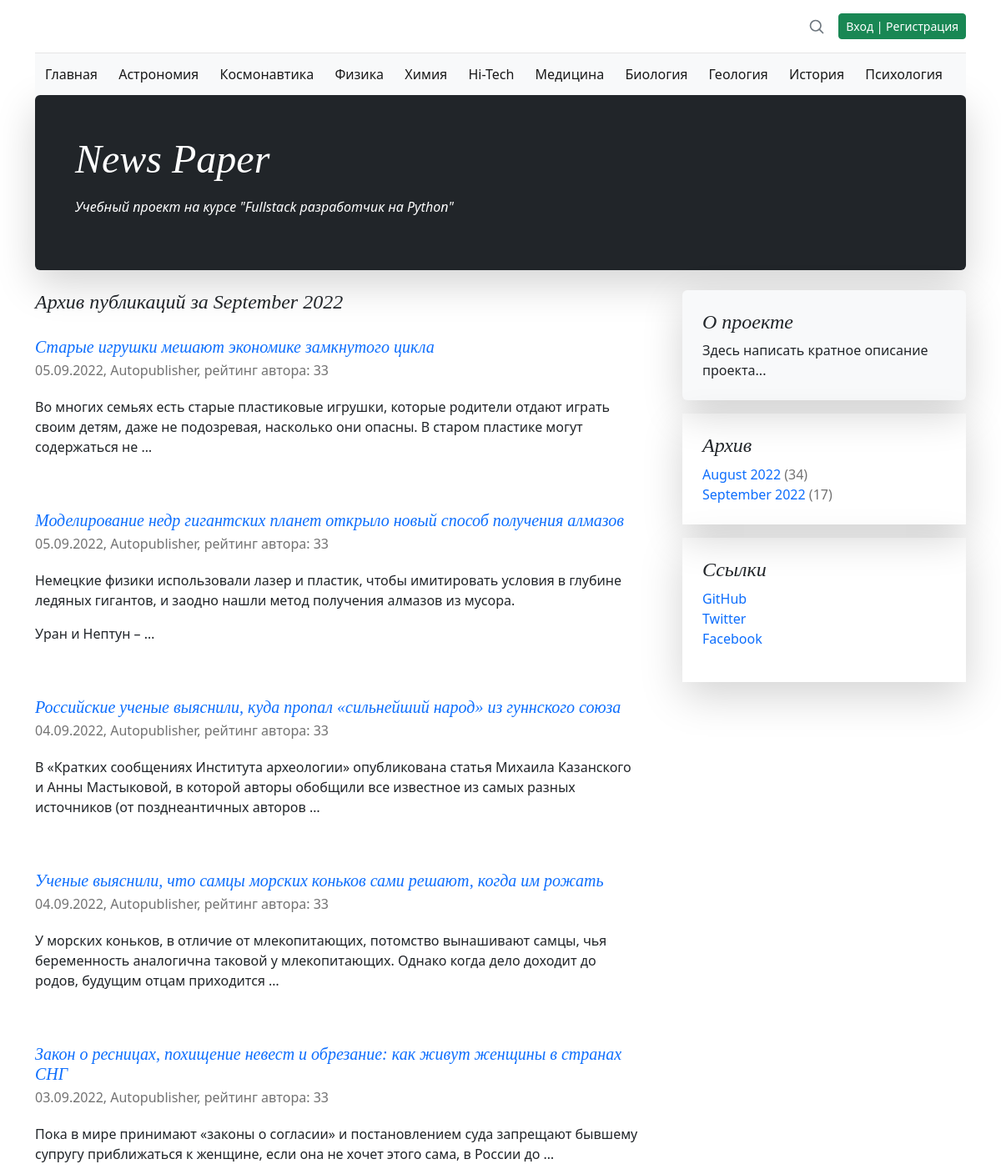
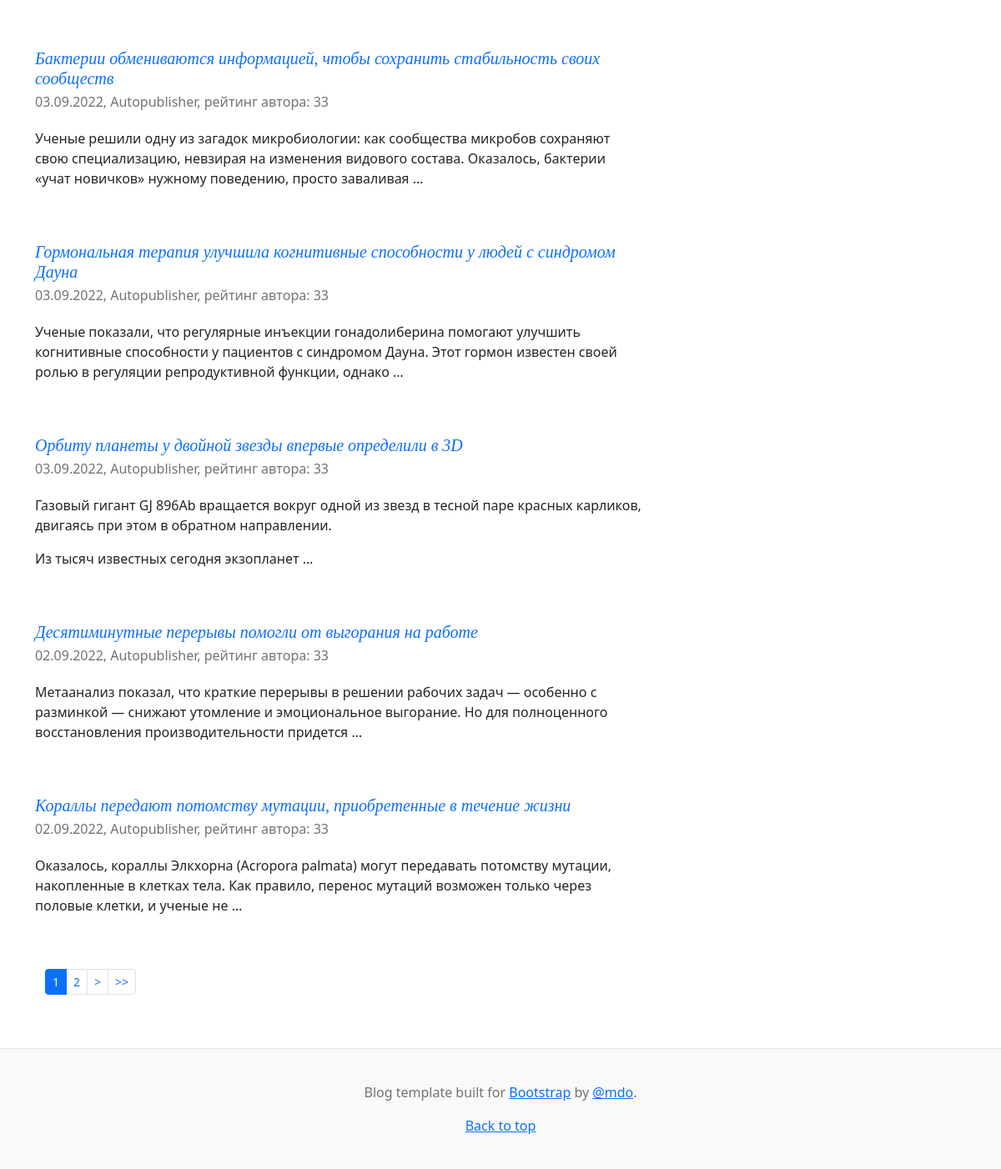
Before: /archive/2022/9/ with the older database file (2 pictures, top to bottom).
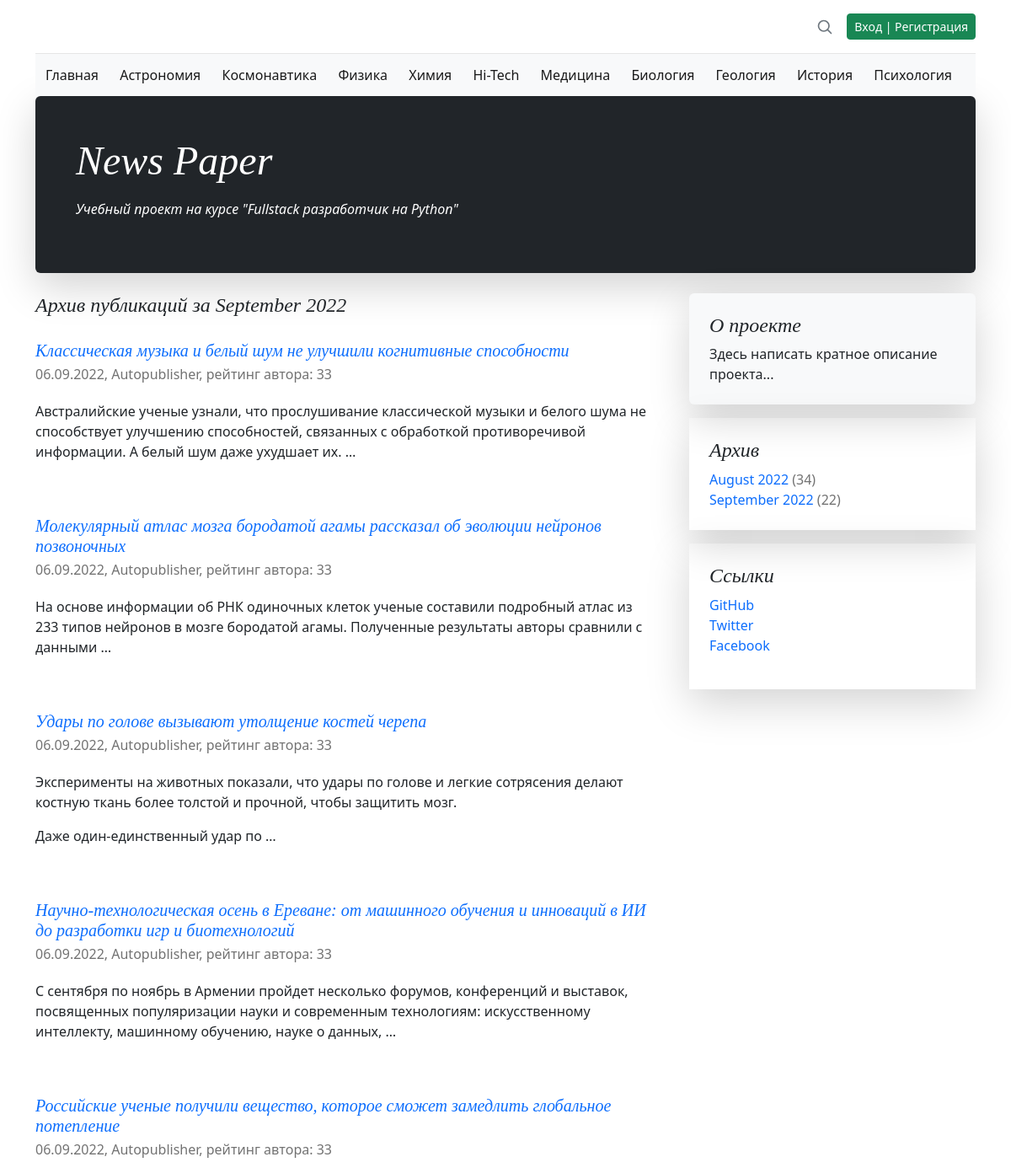
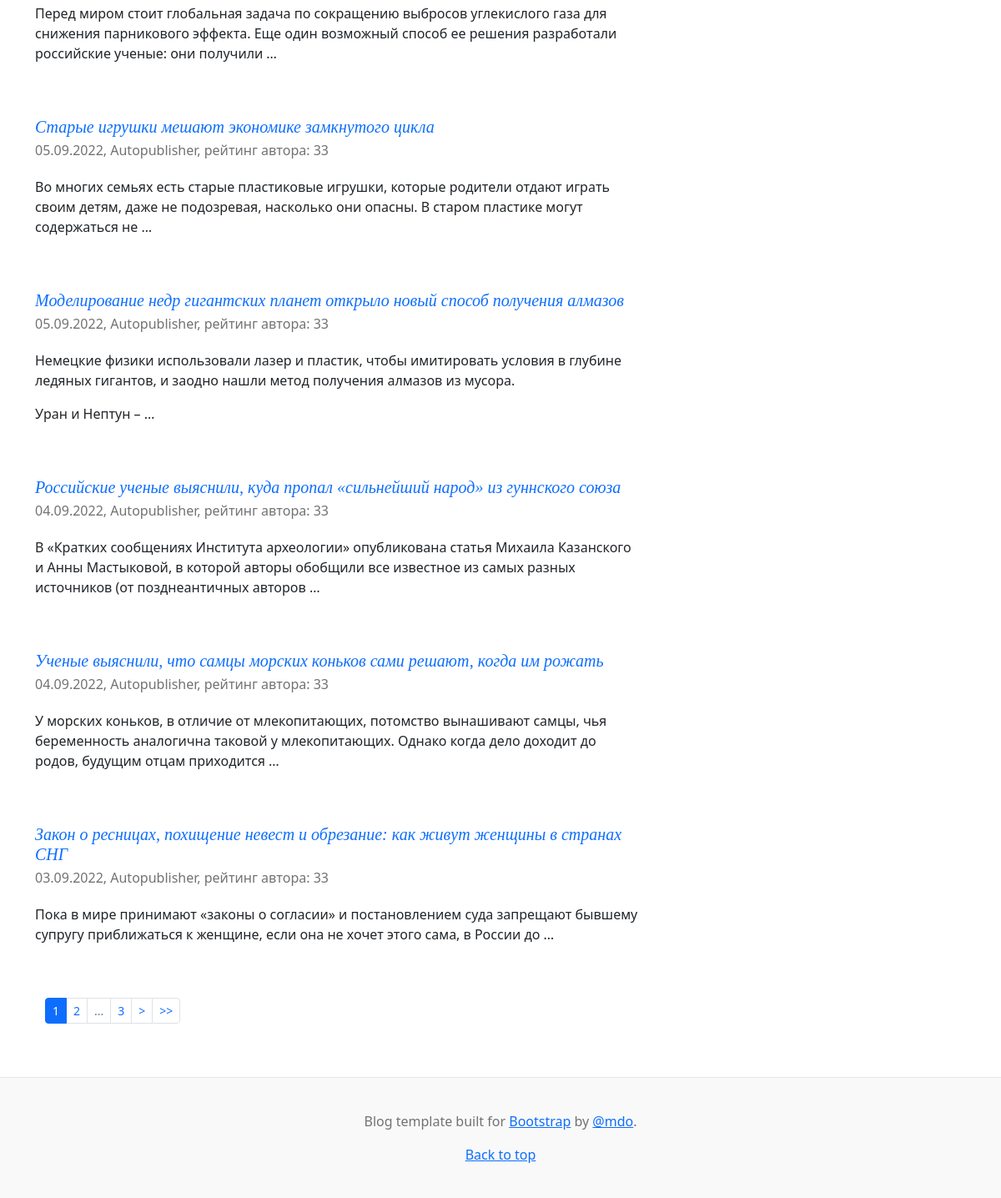
After: the same page with the newer database file (2 pictures, top to bottom).
### news/models.py (models this page shows, shortened)
class Category(models.Model):
    name = models.CharField(
        max_length=64,
        unique=True,
        verbose_name='Имя категории',
    )
    subscribers = models.ManyToManyField(
        User,
        through='CatSubscribers',
        blank=True,
        verbose_name='Подписчик',
    )
    class Meta:
        verbose_name = 'Категория'
        verbose_name_plural = 'Категории'

class Post(models.Model):
    author_post = models.ForeignKey(
        Author,
        on_delete=models.CASCADE,
        verbose_name='Автор',
    )
    ARTICLE = 'ART'
    NEWS = 'NWS'
    CHOICE_CAT = [
        (ARTICLE, 'Статья'),
        (NEWS, 'Новость'),
    ]
    type_cat = models.CharField(
        max_length=3,
        choices=CHOICE_CAT,
        default=ARTICLE,
        verbose_name='Тип контента',
    )
    date_pub = models.DateTimeField(
        auto_now_add=True,
        verbose_name='Дата публикации',
    )
    post_cat = models.ManyToManyField(
        Category,
        through='PostCategory',
        verbose_name='Категория',
    )
    name = models.CharField(
        max_length=128,
        verbose_name='Название',
    )
    content = models.TextField(
        verbose_name='Контент',
    )
    content_rate = models.SmallIntegerField(
        default=0,
        verbose_name='Рейтинг',
    )
    content_image = models.ImageField(
        upload_to=f'images/{timezone.now().strftime("%Y/%m/%d")}/',
        verbose_name='Изображение',
        default='no_image.jpg',
    )
    class Meta:
        verbose_name = 'Пост'
        verbose_name_plural = 'Посты'

class Author(models.Model):
    author_user = models.OneToOneField(
        User,
        on_delete=models.CASCADE,
        verbose_name='Имя',
    )
    author_rate = models.SmallIntegerField(
        default=0,
        verbose_name='Рейтинг',
    )
    def __str__(self):
        return self.author_user.username
    class Meta:
        verbose_name = 'Автор'
        verbose_name_plural = 'Авторы'

### news/views.py (the view)
class ArchiveView(ListView):
    model = Post
    template_name = 'archive.html'
    context_object_name = 'posts'
    paginate_by = 10
    def get_queryset(self):
        year = self.kwargs.get('year', None)
        month = self.kwargs.get('month', None)
        queryset = Post.objects.select_related().order_by('-date_pub').filter(
            date_pub__year=year, date_pub__month=month
        )
        return queryset
    def get_context_data(self, **kwargs):
        context = super().get_context_data(**kwargs)
        context['month'] = self.kwargs.get('month', None)
        context['year'] = self.kwargs.get('year', None)
        return context

### news/context_processors.py (called while the page is built)
def navigate_context(request):
    category = Category.objects.all()
    archives = Post.objects.annotate(
        year=ExtractYear('date_pub'),
        month=ExtractMonth('date_pub')
    ).values('year', 'month').annotate(total=Count('id'))
    context = {
        'category': category,
        'archives': archives,
    }
    return context

### news/templatetags/news_filters.py (called while the page is built)
@register.filter()
def censor(in_text):
    censured_text = in_text
    with open('static/json/bad_words.json', 'r') as censor_file:
        bad_text = json.load(censor_file)
    for word in censured_text.split():
        if word.lower() in bad_text:
            censured_text = censured_text.replace(
                word,
                f'{word[0]}{"*" * (len(word) - 1)}'
            )
    return censured_text

@register.filter()
def name_month(val):
    val_obj = timezone.datetime.strptime(str(val), "%m")
    val_name = val_obj.strftime("%B")
    return val_name

### news/templatetags/news_tags.py (called while the page is built)
@register.simple_tag(takes_context=True)
def url_replace(context, **kwargs):
    d = context['request'].GET.copy()
    for k, v in kwargs.items():
        d[k] = v
    return d.urlencode()

### templates/archive.html (shortened to what this page needs)
{% extends 'default.html' %}
{% load i18n %}
{% load news_filters %}
{% load news_tags %}
{% block content %}
    {% load cache %}
    {% cache 300 arch_news year month page_obj.number %}
    <h4 class="pb-1 mb-4 fst-italic">
        Архив публикаций за {{ month|name_month }} {{ year }}
    </h4>
    {% for post in posts %}
        <article class="blog-post">
            <a class="text-decoration-none" href="{% url 'news:detail' post.id %}">
                <h5 class="pb-1 mb-0 fst-italic">{{ post.name|censor }}</h5>
            </a>
            <p class="blog-post-meta">
                {{ post.date_pub|date:'d.m.Y' }},
                {{ post.author_post }},
                рейтинг автора: {{ post.author_post.author_rate }}
            </p>
            <p>{{ post.content|censor|truncatewords_html:25|safe }}</p>
        </article>
    {% endfor %}
    {% endcache %}
    {% if page_obj.has_other_pages %}
        {% include 'paginator.html' %}
    {% endif %}
{% endblock content %}

### templates/default.html (shortened to what this page needs)
<!doctype html>
<html lang="ru-ru">
  {% load i18n %}
  {% load static %}
  {% load news_filters %}
  {% load news_tags %}
  {% load cache %}
  <head>
    <link href="{% static 'css/bootstrap.min.css' %}" rel="stylesheet">
    <link href="{% static 'css/blog.rtl.css' %}" rel="stylesheet">
    <link href="{% static 'css/styles.css' %}" rel="stylesheet">
  </head>
  <body>
    <div class="container">
      <header class="blog-header lh-1 py-3">
        <div class="row flex-nowrap justify-content-between align-items-center">
          <div class="col-4 pt-1">
          </div>
          <div class="col-4 d-flex justify-content-end align-items-center">
            <a class="link-secondary" href="{% url 'news:search' %}" aria-label="Search">
              <svg xmlns="http://www.w3.org/2000/svg" width="20" height="20" fill="none" stroke="currentColor" stroke-linecap="round" stroke-linejoin="round" stroke-width="2" class="mx-3" role="img" viewBox="0 0 24 24"><title>Search</title><circle cx="10.5" cy="10.5" r="7.5"/><path d="M21 21l-5.2-5.2"/></svg>
            </a>
              {% if user.id %}
                <a class="btn btn-sm btn-danger" href="/accounts/logout/">Выход</a>
              {% else %}
                <a class="btn btn-sm btn-success" href="/accounts/login/">Вход | Регистрация</a>
              {% endif %}
          </div>
        </div>
      </header>
      {% cache None navbar %}
      <nav class="navbar bg-light">
        <div class="container-fluid">
          <a class="navbar-brand fs-6" href="{% url 'news:index' %}">Главная</a>
          {% for item in category %}
            <a class="navbar-brand fs-6" href="{% url 'news:category' item.id %}">{{ item.name }}</a>
          {% endfor %}
        </div>
      </nav>
      {% endcache %}
    </div>
    <main class="container">
      <div class="p-4 p-md-5 mb-4 rounded text-bg-dark shadow-lg">
        <div class="col-md-6 px-0">
          <h1 class="display-4 fst-italic">News Paper</h1>
            <p class="lead-3 my-3 fst-italic">Учебный проект на курсе "Fullstack разработчик на Python"</p>
        </div>
      </div>
      <div class="row g-5">
        <div class="col-md-8">
            {% block content %}{% endblock content %}
        </div>
        {% cache 900 rightcol %}
        <div class="col-md-4">
          <div class="position-sticky" style="top: 2rem;">
            <div class="p-4 mb-3 bg-light rounded shadow-lg">
              <h4 class="fst-italic">О проекте</h4>
              <p class="mb-0">
                  Здесь написать кратное описание проекта...
              </p>
            </div>
            <div class="p-4 mb-3 container-fluid shadow-lg">
              <h4 class="fst-italic">Архив</h4>
              <ol class="list-unstyled mb-0">
                  {% for item in archives %}
                      <li>
                          <a class="text-decoration-none" href="{% url 'news:archive' item.year item.month %}">{{ item.month|name_month }} {{ item.year }}</a>
                          <span class="blog-post-meta">({{ item.total }})</span>
                      </li>
                  {% endfor %}
              </ol>
            </div>
            <div class="p-4 mb-3 container-fluid shadow-lg">
              <h4 class="fst-italic">Ссылки</h4>
              <ol class="list-unstyled">
                <li>
                    <a class="text-decoration-none" target="_blank" href="https://github.com/spawlov">GitHub</a>
                </li>
                <li><a class="text-decoration-none" href="#">Twitter</a></li>
                <li><a class="text-decoration-none" href="#">Facebook</a></li>
              </ol>
            </div>
          </div>
        </div>
        {% endcache %}
      </div>
    </main>
    <footer class="blog-footer">
      <p>Blog template built for <a target="_blank" href="https://getbootstrap.com/">Bootstrap</a> by <a href="https://twitter.com/mdo">@mdo</a>.</p>
      <p><a href="#">Back to top</a></p>
    </footer>
  </body>
</html>

Changed rows visible on the page:
no longer on this page (row unchanged): Post: name|censor "Бактерии обмениваются информацией, чтобы сохранить стабильность своих сообществ", date_pub "03.09.2022", author_post "Autopublisher", author_post.author_rate "33", content|censor "Ученые решили одну из загадок микробиологии: как сообщества микробов сохраняют свою специализацию, невзирая на изменения видового состава. Оказалось, бактерии «учат новичков» нужному поведению, просто заваливая …"
no longer on this page (row unchanged): Post: name|censor "Гормональная терапия улучшила когнитивные способности у людей с синдромом Дауна", date_pub "03.09.2022", author_post "Autopublisher", author_post.author_rate "33", content|censor "Ученые показали, что регулярные инъекции гонадолиберина помогают улучшить когнитивные способности у пациентов с синдромом Дауна. Этот гормон известен своей ролью в регуляции репродуктивной функции, однако …"
no longer on this page (row unchanged): Post: name|censor "Орбиту планеты у двойной звезды впервые определили в 3D", date_pub "03.09.2022", author_post "Autopublisher", author_post.author_rate "33", content|censor "Газовый гигант GJ 896Ab вращается вокруг одной из звезд в тесной паре красных карликов, двигаясь при этом в обратном направлении. Из тысяч известных сегодня экзопланет …"
no longer on this page (row unchanged): Post: name|censor "Десятиминутные перерывы помогли от выгорания на работе", date_pub "02.09.2022", author_post "Autopublisher", author_post.author_rate "33", content|censor "Метаанализ показал, что краткие перерывы в решении рабочих задач — особенно с разминкой — снижают утомление и эмоциональное выгорание. Но для полноценного восстановления производительности придется …"
no longer on this page (row unchanged): Post: name|censor "Кораллы передают потомству мутации, приобретенные в течение жизни", date_pub "02.09.2022", author_post "Autopublisher", author_post.author_rate "33", content|censor "Оказалось, кораллы Элкхорна (Acropora palmata) могут передавать потомству мутации, накопленные в клетках тела. Как правило, перенос мутаций возможен только через половые клетки, и ученые не …"
added Post: name|censor "Классическая музыка и белый шум не улучшили когнитивные способности", date_pub "06.09.2022", author_post "Autopublisher", author_post.author_rate "33", content|censor "Австралийские ученые узнали, что прослушивание классической музыки и белого шума не способствует улучшению способностей, связанных с обработкой противоречивой информации. А белый шум даже ухудшает их. …"
added Post: name|censor "Молекулярный атлас мозга бородатой агамы рассказал об эволюции нейронов позвоночных", date_pub "06.09.2022", author_post "Autopublisher", author_post.author_rate "33", content|censor "На основе информации об РНК одиночных клеток ученые составили подробный атлас из 233 типов нейронов в мозге бородатой агамы. Полученные результаты авторы сравнили с данными …"
added Post: name|censor "Удары по голове вызывают утолщение костей черепа", date_pub "06.09.2022", author_post "Autopublisher", author_post.author_rate "33", content|censor "Эксперименты на животных показали, что удары по голове и легкие сотрясения делают костную ткань более толстой и прочной, чтобы защитить мозг. Даже один-единственный удар по …"
added Post: name|censor "Научно-технологическая осень в Ереване: от машинного обучения и инноваций в ИИ до разработки игр и биотехнологий", date_pub "06.09.2022", author_post "Autopublisher", author_post.author_rate "33", content|censor "С сентября по ноябрь в Армении пройдет несколько форумов, конференций и выставок, посвященных популяризации науки и современным технологиям: искусственному интеллекту, машинному обучению, науке о данных, …"
added Post: name|censor "Российские ученые получили вещество, которое сможет замедлить глобальное потепление", date_pub "06.09.2022", author_post "Autopublisher", author_post.author_rate "33", content|censor "Перед миром стоит глобальная задача по сокращению выбросов углекислого газа для снижения парникового эффекта. Еще один возможный способ ее решения разработали российские ученые: они получили …"
Other visible differences:
{{ page_obj.paginator.num_pages }}: (not shown) → "3"
new list line: "September 2022 ( 22 )"
list line gone: "September 2022 ( 17 )"
